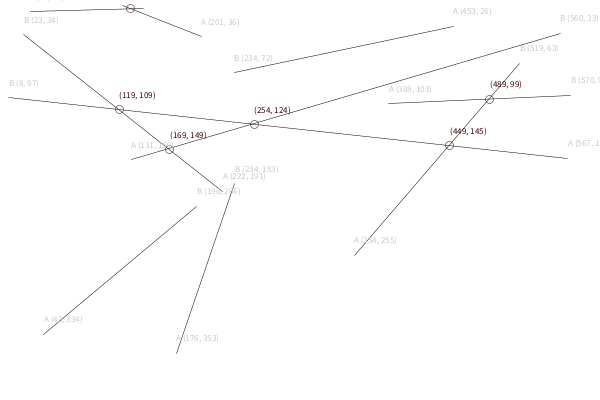
Frame 1 (no input)
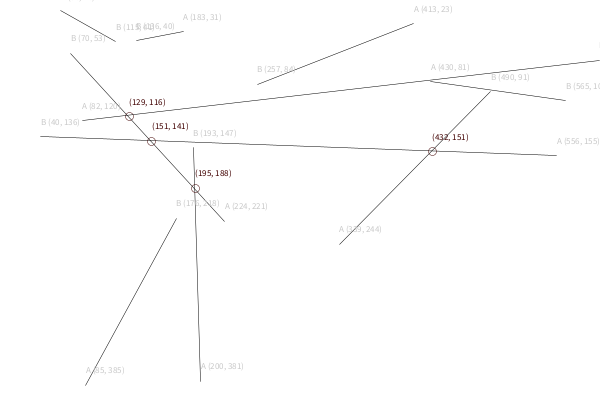
Frame 60 (the mouse pressed at the canvas centre just before this capture)
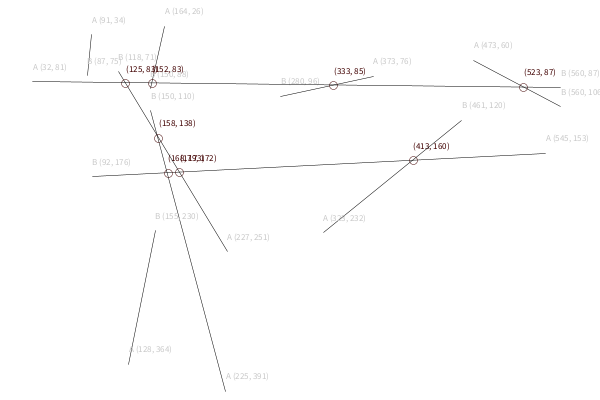
Frame 120 (the mouse held since frame 60 and released just before this capture)

The Processing sketch that drew these frames (run headless with seeded random() and noise(); from frame 60 on, the mouse is pressed at the canvas centre):

// Processing sketch: processing_29398
// ── processing_29398.pde

simpleLine l[];
int lCnt = 10;

//---------------------------------------------------------------

void setup() {
  size(600,400);
  smooth();
  textSize(9);
  textAlign(LEFT,CENTER);
  strokeWeight(.5);
  l = new simpleLine[lCnt];
  for (int i=0; i<lCnt; i++)
    l[i] = new simpleLine(i);
}

//---------------------------------------------------------------

void draw() {
  background(255);
  for (int i=0; i<lCnt; i++)
    l[i].show();
}

//---------------------------------------------------------------

class simpleLine {
  PVector posA, posB;
  PVector dirA, dirB;
  int idx;
  
  simpleLine(int indexNum) {
    idx = indexNum;
    posA = new PVector();
    posB = new PVector();
    dirA = new PVector();
    dirB = new PVector();
    posA.x = random(width);
    posA.y = random(height);
    posB.x = random(width);
    posB.y = random(height);
    dirA.x = random(-1,1);
    dirA.y = random(-1,1);
    dirB.x = random(-1,1);
    dirB.y = random(-1,1);
  }
  
  void show() {
    posA.add(dirA);
    posB.add(dirB);
    
    if (posA.x < 0 || posA.x >= width)  dirA.x *= -1;
    if (posA.y < 0 || posA.y >= height) dirA.y *= -1;
    if (posB.x < 0 || posB.x >= width)  dirB.x *= -1;
    if (posB.y < 0 || posB.y >= height) dirB.y *= -1;
    
    stroke(0);
    line(posA.x, posA.y, posB.x, posB.y);
    
    fill(200);
    text("A ("+int(posA.x)+", "+int(posA.y)+")", posA.x, posA.y - 15);
    text("B ("+int(posB.x)+", "+int(posB.y)+")", posB.x, posB.y - 15);
    
    for (int i=idx+1; i<lCnt; i++)
      checkIntersect(posA.x, posA.y, posB.x, posB.y, l[i].posA.x, l[i].posA.y, l[i].posB.x, l[i].posB.y);
  }
}

//---------------------------------------------------------------

void checkIntersect(float x1, float y1, float x2, float y2, float x3, float y3, float x4, float y4) {
  //check out http://www.ferris.edu/faculty/burtchr/sure215/notes/line-line%20intersection.pdf for more...
  
  float a1, b1, c1;
  float a2, b2, c2;
  float r1, r2 , r3, r4;
  float d, offset, nX, nY;
  float x, y;
  
  a1 = y2 - y1;
  b1 = x1 - x2;
  c1 = (x2 * y1) - (x1 * y2);
  r3 = ((a1 * x3) + (b1 * y3) + c1);
  r4 = ((a1 * x4) + (b1 * y4) + c1);
  if (r3 != 0 && r4 != 0 && r3*r4 >= 0) return; //miss
  
  a2 = y4 - y3;
  b2 = x3 - x4;
  c2 = (x4 * y3) - (x3 * y4);
  r1 = (a2 * x1) + (b2 * y1) + c2;
  r2 = (a2 * x2) + (b2 * y2) + c2;
  if (r1 != 0 && r2 != 0 && r1*r2 >= 0) return; //miss
  
  d = (a1 * b2) - (a2 * b1);
  if (d == 0) return; //parallel
  
  offset = d/abs(d)*d/2;
  nX = b1*c2 - b2*c1;
  nY = a2*c1 - a1*c2;
  x = (nX + nX/abs(nX)*offset)/d;
  y = (nY + nY/abs(nY)*offset)/d;
  
  stroke(64, 0, 0);
  noFill();
  ellipse(x, y, 8, 8);
  fill(64, 0, 0);
  text("("+int(x)+", "+int(y)+")", x, y - 15);
}
